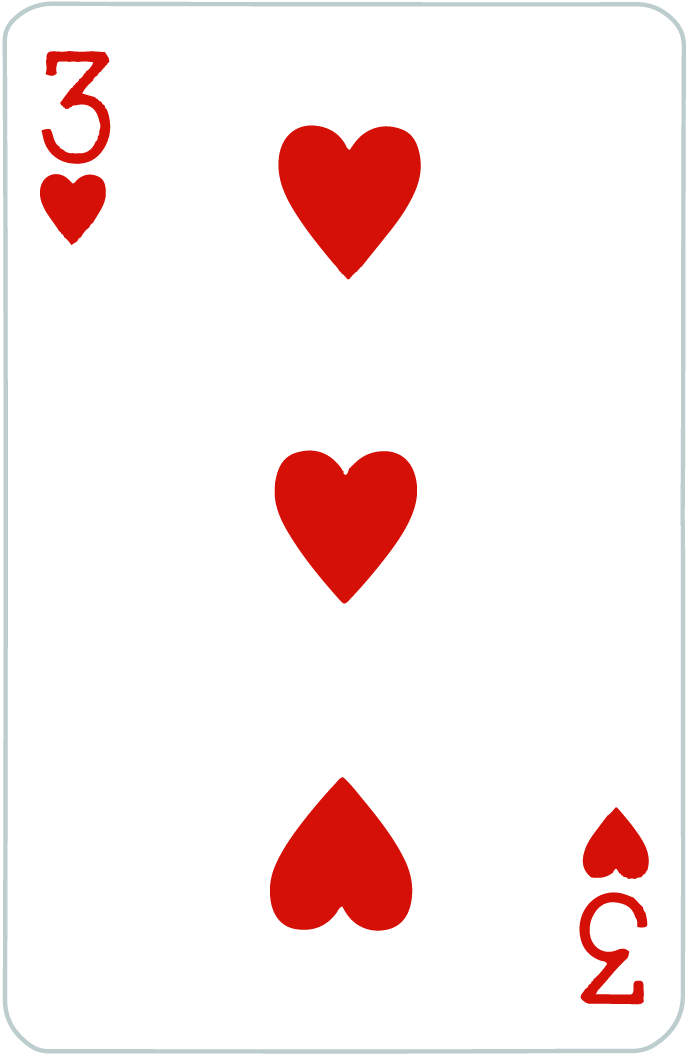
#> input picture !!not preprocessed dataset/card_deck2/H3.jpg, 691 x 1056 px, found by its file name
$ jupyter execute '1205 HOG.ipynb'
#> lines starting #> are read from the running program, lines starting #| are printed output that depends on the picture
[cell 1]
import numpy as np
import cv2
import matplotlib.pyplot as plt
import os

[cell 2]
def myHog(image, cell_size_y, cell_size_x, blocksize_y, blocksize_x, bins):
    gray = cv2.cvtColor(image, cv2.COLOR_RGB2GRAY)
    cell_size = (cell_size_y, cell_size_x)
    block_size = (blocksize_y, blocksize_x)
    nbins = bins
    hog = cv2.HOGDescriptor(_winSize = (gray.shape[1]//cell_size[1] * cell_size[1],
                                       gray.shape[0] // cell_size[0] * cell_size[0]),
                           _blockSize = (block_size[1] * cell_size[1],
                                        block_size[0] * cell_size[0]),
                           _blockStride = (cell_size[1], cell_size[0]),
                           _cellSize = (cell_size[1], cell_size[0]),
                           _nbins = nbins)
    n_cells = (gray.shape[0]//cell_size[0], gray.shape[1]//cell_size[1])

    hog_feats = hog.compute(gray).reshape(n_cells[1] - block_size[1]+1,
                                          n_cells[0] - block_size[0] +1,
                                          block_size[0], block_size[1], nbins).transpose((1,0,2,3,4))
    gradients = np.zeros((n_cells[0], n_cells[1], nbins))
    cell_counts = np.full((n_cells[0], n_cells[1], 1), 0, dtype = int)
    for off_y in range(block_size[0]):
        for off_x in range(block_size[1]):
            gradients[off_y:n_cells[0] - block_size[0] + off_y +1,
                     off_x:n_cells[1] - block_size[1] + off_x +1] += hog_feats[:, :, off_y, off_x, :]
            cell_counts[off_y:n_cells[0] - block_size[0] + off_y +1,
                      off_x:n_cells[1] - block_size[1] + off_x +1] +=1

    gradients /= cell_counts
    plt.figure(figsize=(10,nbins*2))
    for i in range(nbins):
        plt.subplot((nbins/3)+1,3,i+1)
        color_bins = i
        plt.pcolor(gradients[:,:,color_bins])
        plt.gca().invert_yaxis()
        plt.gca().set_aspect('equal', adjustable='box')
        plt.colorbar()
    plt.show()
    return gradients.shape

[cell 3]
image = cv2.imread('../dataset/card_deck1/H3.jpg')
#> image is the input picture: shape (1056, 691, 3); mean B, G, R 235, 235.7, 250.4
myHog(image, 8, 8, 2, 2, 9)
#> in myHog, `gray = cv2.cvtColor(image, cv2.COLOR_RGB2GRAY)`:
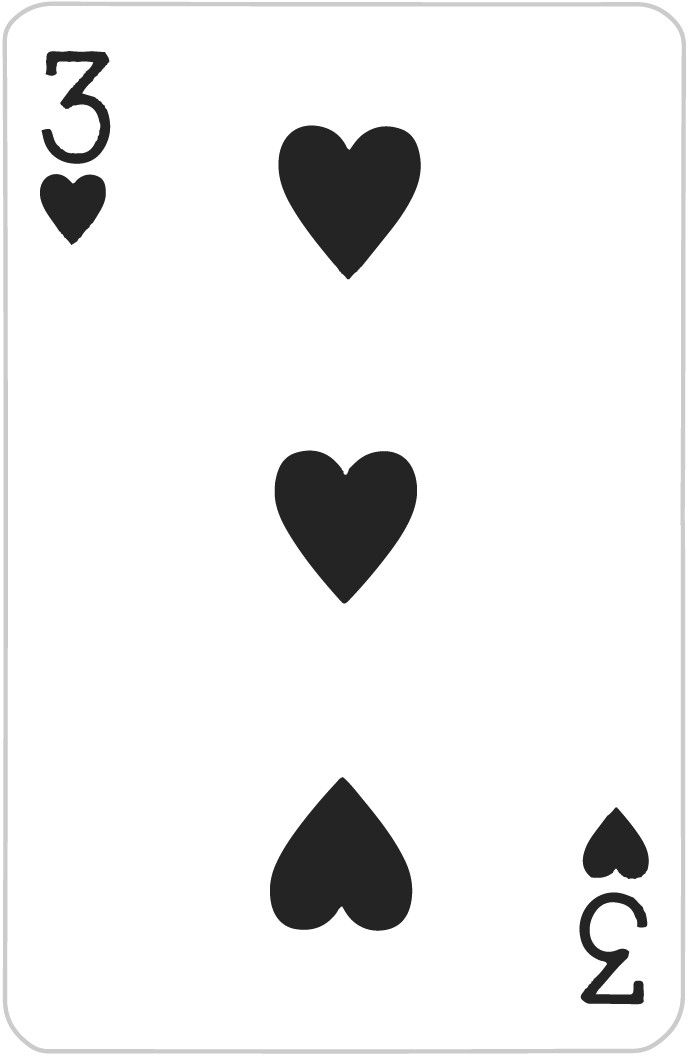
#> gray: shape (1056, 691); min 34, max 255, mean 237.2
#> after the loop in myHog, `for off_y in range(block_size[0]):`:
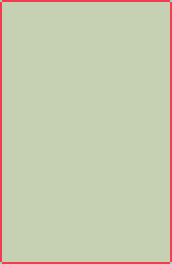
#> cell_counts: shape (132, 86, 1) int64 (shown 2 times larger); 3 distinct labels, from 1 to 4; one colour per label, 0 black
#> in myHog, `plt.show()`:
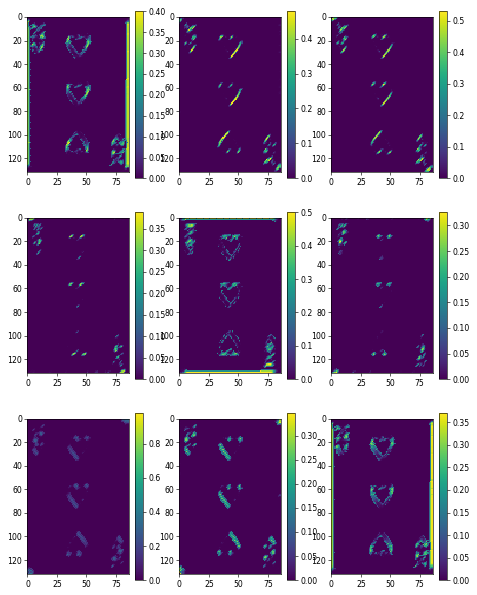
#> figure drawn by matplotlib, 18 panels
#> Out = (132, 86, 9)

[cell 4]
image = cv2.imread('../dataset/card_deck2/H3.jpg')
myHog(image, 8, 8, 2, 2, 9)
#> Out = (132, 86, 9)

[cell 5]
image = cv2.imread('../dataset/card_deck2/S3.jpg')
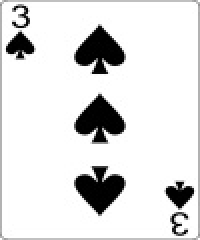
#> input picture Jungmin/test/origin_card/S3.jpg, 100 x 120 px, found by its file name (shown 2 times larger)
#> image is the input picture: shape (120, 100, 3); min 0, max 255, mean 223.5
myHog(image, 120, 100, 1, 1, 9)
#> call 3 of myHog, with cell_size_y = 120, cell_size_x = 100, blocksize_y = 1, blocksize_x = 1, bins = 9
#> after the loop in myHog (call 3), `for off_y in range(block_size[0]):`: cell_counts = [1]
#> in myHog (call 3), `plt.show()`:
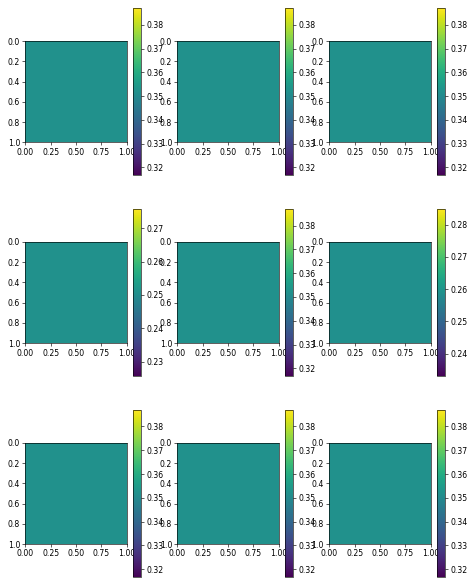
#> figure drawn by matplotlib, 18 panels
#> Out = (1, 1, 9)
